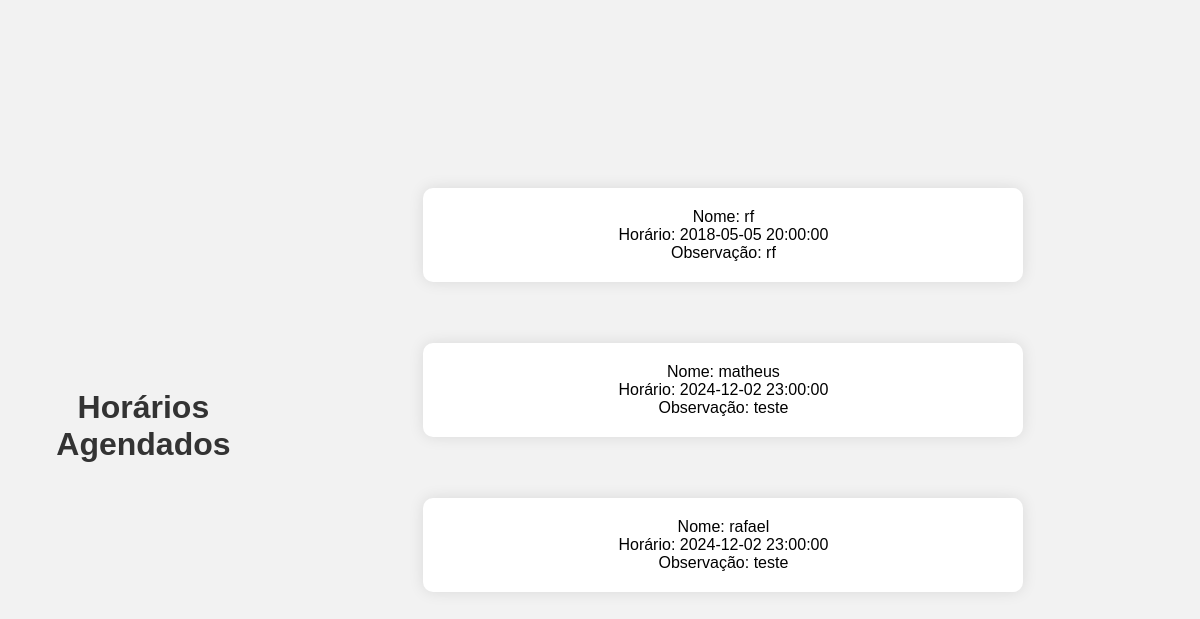
The app's page /admin/horarios_agendados.php with its own data.
### tables this page shows
CREATE TABLE `agenda` (
  `horario` datetime NOT NULL,
  `nome` varchar(100) NOT NULL,
  `observacao` text NOT NULL
);

### admin/horarios_agendados.php (the view, shortened to what this page needs)
<head>
    <link rel="stylesheet" href="../estilo/horarios_agendados.css">
</head>
<body>
    <header>
        <h3>Horários Agendados</h3>
    </header>
    <div class="main-content">
        <?php
            include_once("../config.inc.php");
            $sql = mysqli_query($conexao, "SELECT * FROM agenda");
            while($agenda = mysqli_fetch_array($sql)) {
                echo "<div class='agenda-details'>";
                echo "Nome: " . $agenda['nome'] . "<br>";
                echo "Horário: " . $agenda['horario'] . "<br>";
                echo "Observação: " . $agenda['observacao'] . "<br>";
                echo "</div><hr>";
            }
        ?>
    </div>
</body>

### estilo/horarios_agendados.css (style rules this page uses)
body { margin: 0; font-family: Arial, sans-serif; background-color: #f2f2f2; display: flex; justify-content: center; align-items: center; min-height: 100vh; padding: 20px; }
h3 { color: #333; text-align: center; font-size: 2em; margin-bottom: 20px; }
.main-content { display: flex; flex-direction: column; align-items: center; width: 100%; }
.agenda-details { background-color: #ffffff; padding: 20px; border-radius: 10px; box-shadow: 0 0 15px rgba(0, 0, 0, 0.1); margin-bottom: 20px; width: 100%; max-width: 600px; text-align: center; box-sizing: border-box; }

### records on screen
agenda: nome "rf", horario "2018-05-05 20:00:00", observacao "rf"
agenda: nome "matheus", horario "2024-12-02 23:00:00", observacao "teste"
agenda: nome "rafael", horario "2024-12-02 23:00:00", observacao "teste"
